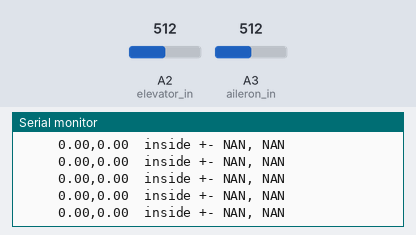
The sketch below on a simulated Arduino Uno, built with avr-gcc and run on an emulated ATmega328P. Shown: the last lines printed to the serial monitor. The test bench sets the inputs (shaded band); at power-on: A3 (aileron_in) = 512, A2 (elevator_in) = 512.

Above: at 3.1 s.
3.2 s: A3 (aileron_in) set to 499
At 4.0 s:
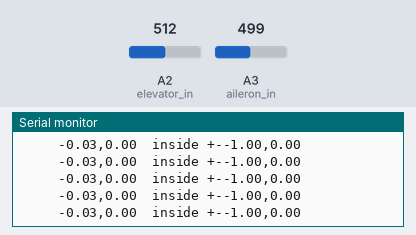
6.2 s: A2 (elevator_in) set to 524
At 7.3 s:
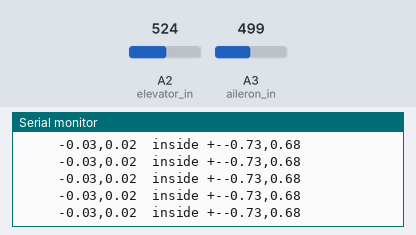
9.2 s: A2 (elevator_in) set to 497
At 9.37 s:
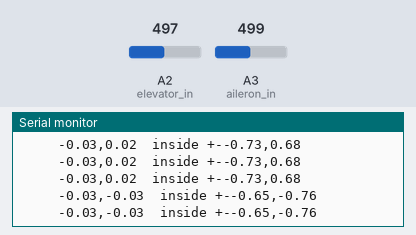
Timing chart, 0 to 12.2 s (numbered marks = the images above; inputs shaded):
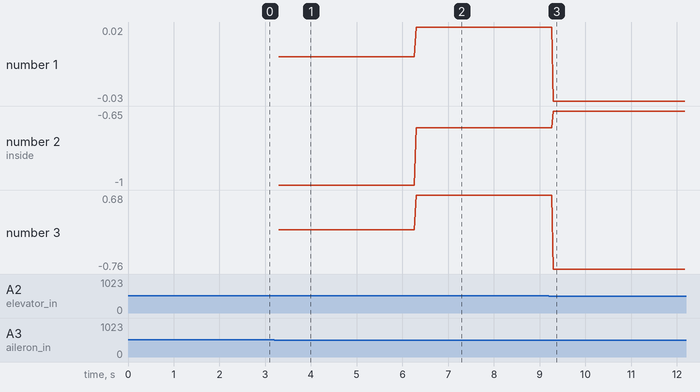

The sketch:

joystick_bounding.ino
```cpp
const int elevator_in  = A2; // X Input Pin of Analog 2
const int aileron_in   = A3; // Y Input Pin of Analog 3

float values[4];

void setup() {
  Serial.begin(9600);
}

void loop() {
  float x = (analogRead(aileron_in) - 512) / 512.0;
  float y = (analogRead(elevator_in) - 512) / 512.0;

  float z = sqrt(x * x + y * y);

  float bound_x = x / z;
  float bound_y = y / z;

  if (z > 1) {
    Serial.println("OOB: " + (String)x + "," + (String) y + " outside +-" + (String)bound_x + "," + (String)bound_y);
  }
  else {
    Serial.println("     " + (String)x + "," + (String) y + "  inside +-" + (String)bound_x + "," + (String)bound_y);
  }
}
```

Measured:
- the behaviour switches between 512 and 511 on A3 (aileron_in) (found by bisection; images 0 and 1)
- after the input at 3.2 s, the serial monitor: prints a new line after 0.10 s (image 1)
- after the input at 6.2 s, the serial monitor: prints a new line after 0.10 s (image 2)
- after the input at 9.2 s, the serial monitor: prints a new line after 0.10 s (image 3)
- plotted number 1: 0 → 0.02 after the input at 6.2 s
- plotted number 2: -1 → -0.73 after the input at 6.2 s, -0.73 → -0.65 after the input at 9.2 s
- plotted number 3: 0 → 0.68 after the input at 6.2 s
